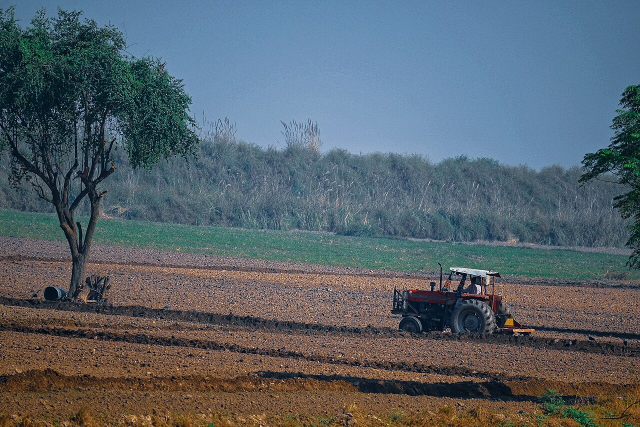
#> input picture scratch/downloaded_tests/punjab_farmer_cultivating.jpg, 1280 x 853 px, found by its file name (shown at 1/2 size)
$ python apply_mission_image.py
#> lines starting #> are read from the running program, lines starting #| are printed output that depends on the picture
import os
from PIL import Image

src = 'scratch/downloaded_tests/punjab_farmer_cultivating.jpg'
dst = 'assets/images/about/mission-rotavator.jpg'

im = Image.open(src)
#> im is the input picture: PIL image 1280x853 RGB; mean R, G, B 87.8, 98.9, 107.2
print('Source size:', im.size)
#| Source size: (1280, 853)

# Target: 1000 x 750 (4:3 aspect ratio matching h-[380px] to h-[430px])
target_w, target_h = 1000, 750
w, h = im.size
#> w = 1280; h = 853
target_aspect = target_w / target_h
curr_aspect = w / h
#> curr_aspect = 1.5

if curr_aspect > target_aspect:
    new_w = int(h * target_aspect)
#> new_w = 1137
    left = (w - new_w) // 2
#> left = 71
    crop = im.crop((left, 0, left + new_w, h))
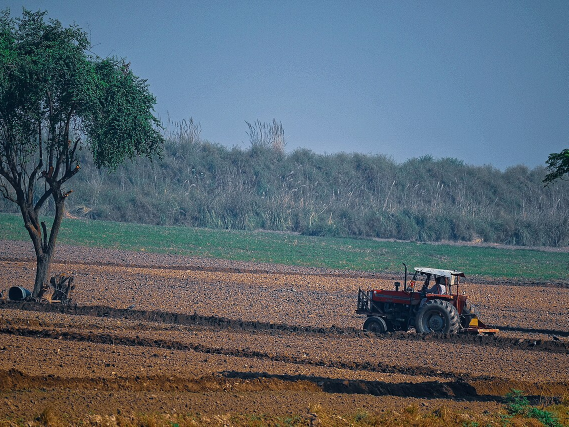
#> crop: PIL image 1137x853 RGB (shown at 1/2 size); mean R, G, B 90.4, 101.8, 110.9
else:
    new_h = int(w / target_aspect)
    top = (h - new_h) // 2
    crop = im.crop((0, top, w, top + new_h))

result = crop.resize((target_w, target_h), Image.Resampling.LANCZOS)
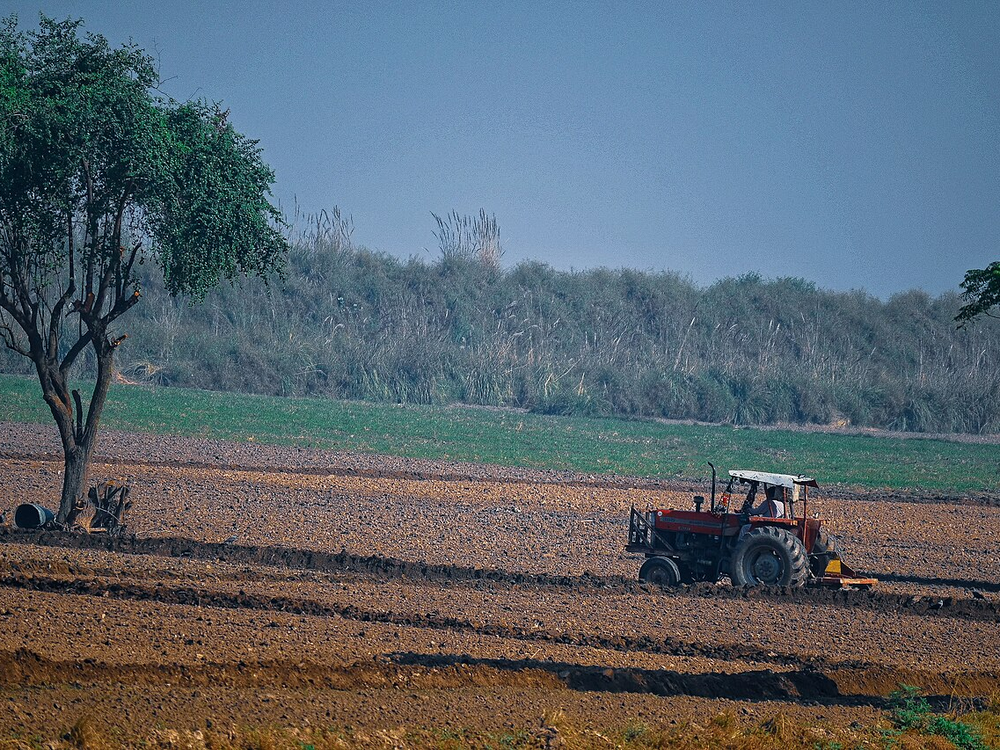
#> result: PIL image 1000x750 RGB; mean R, G, B 90.5, 101.9, 110.9
result.save(dst, quality=90, optimize=True)
print(f'Successfully updated {dst}: {os.path.getsize(dst)/1024:.1f} KB')

$ run again, with scratch/downloaded_tests/cotton_farmer_haryana.jpg copied over scratch/downloaded_tests/punjab_farmer_cultivating.jpg
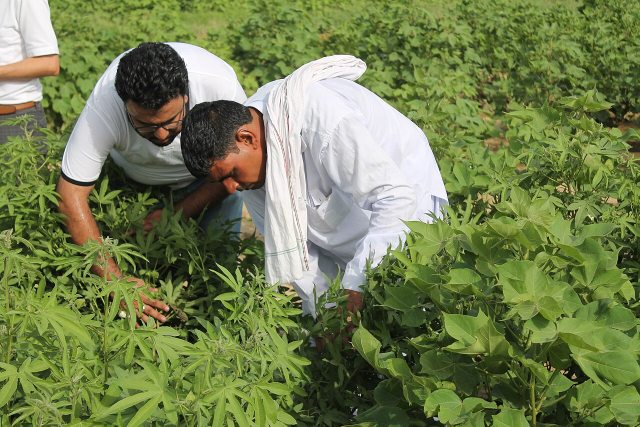
#> input picture scratch/downloaded_tests/cotton_farmer_haryana.jpg, 1280 x 853 px, found by its file name (shown at 1/2 size)
#> im is the input picture: PIL image 1280x853 RGB; mean R, G, B 115, 127.8, 79.7
#| Source size: (1280, 853)
#> `crop = im.crop((left, 0, left + new_w, h))`:
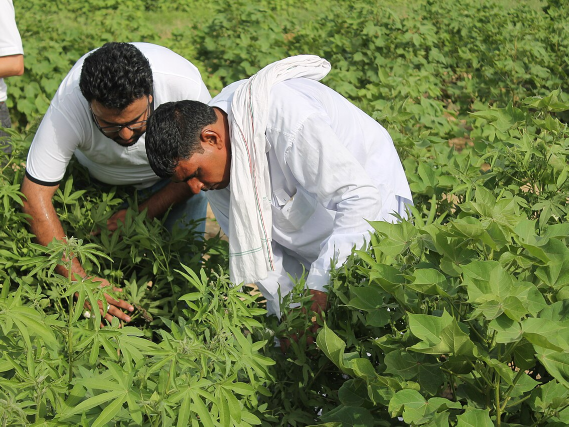
#> crop: PIL image 1137x853 RGB (shown at 1/2 size); mean R, G, B 115, 127.5, 80.6
#> `result = crop.resize((target_w, target_h), Image.Resampling.LANCZOS)`:
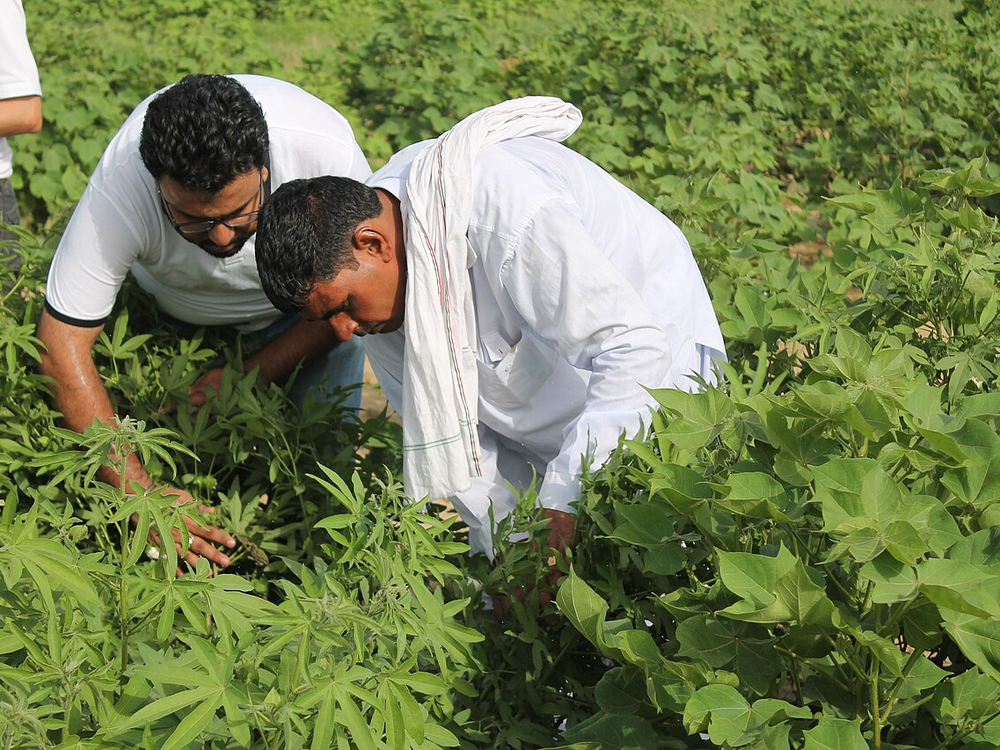
#> result: PIL image 1000x750 RGB; mean R, G, B 115, 127.5, 80.6

$ run again, with scratch/downloaded_tests/life_of_indian_farmer.jpg copied over scratch/downloaded_tests/punjab_farmer_cultivating.jpg
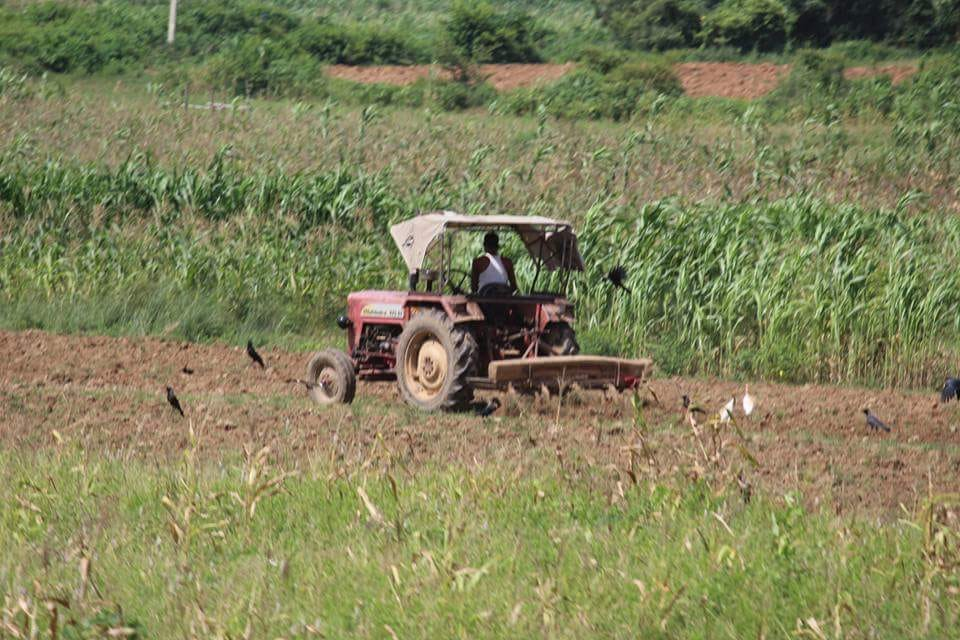
#> input picture scratch/downloaded_tests/life_of_indian_farmer.jpg, 960 x 640 px, found by its file name
#> im is the input picture: PIL image 960x640 RGB; mean R, G, B 128.7, 129.2, 89.6
#| Source size: (960, 640)
#> `crop = im.crop((left, 0, left + new_w, h))`:
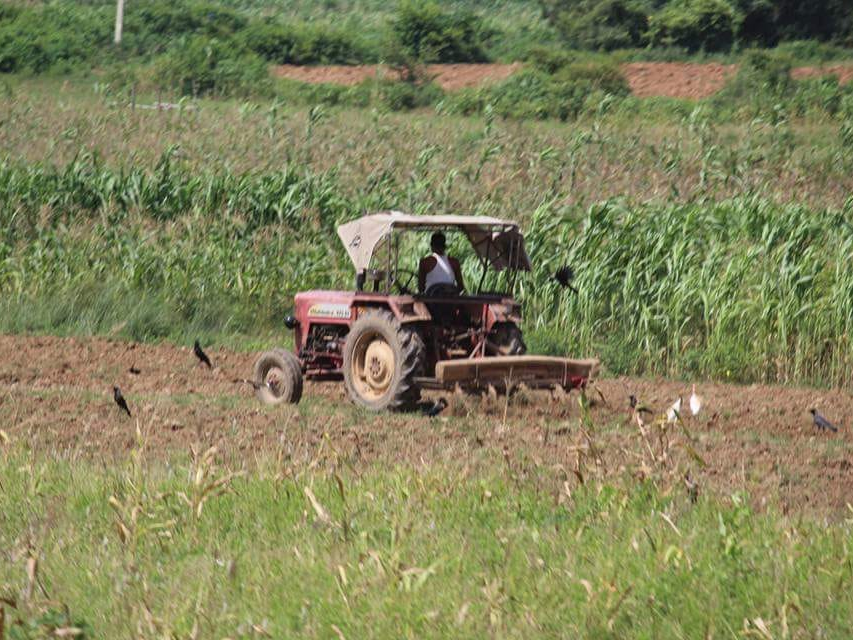
#> crop: PIL image 853x640 RGB; mean R, G, B 129.1, 129.8, 90.1
